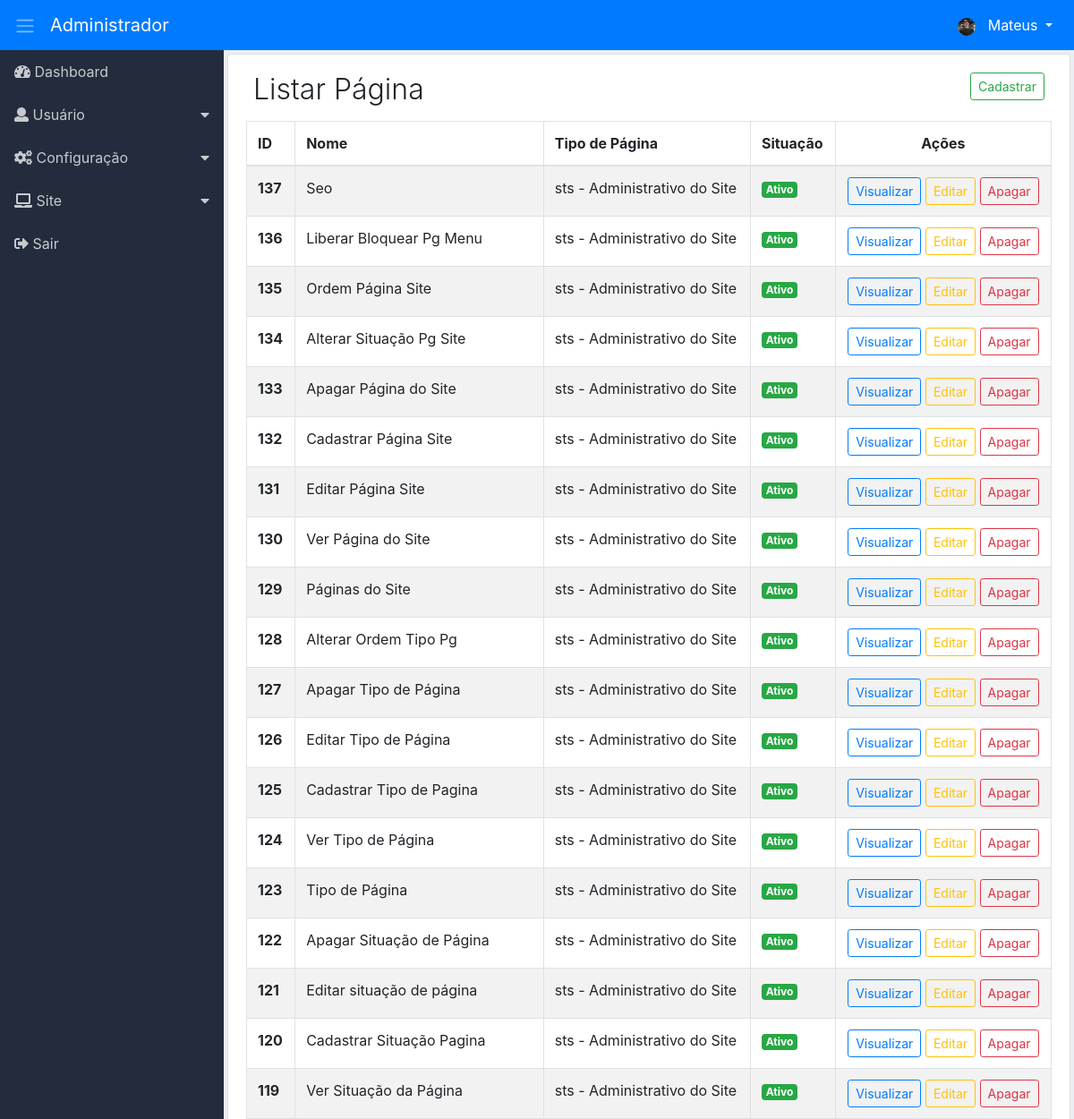
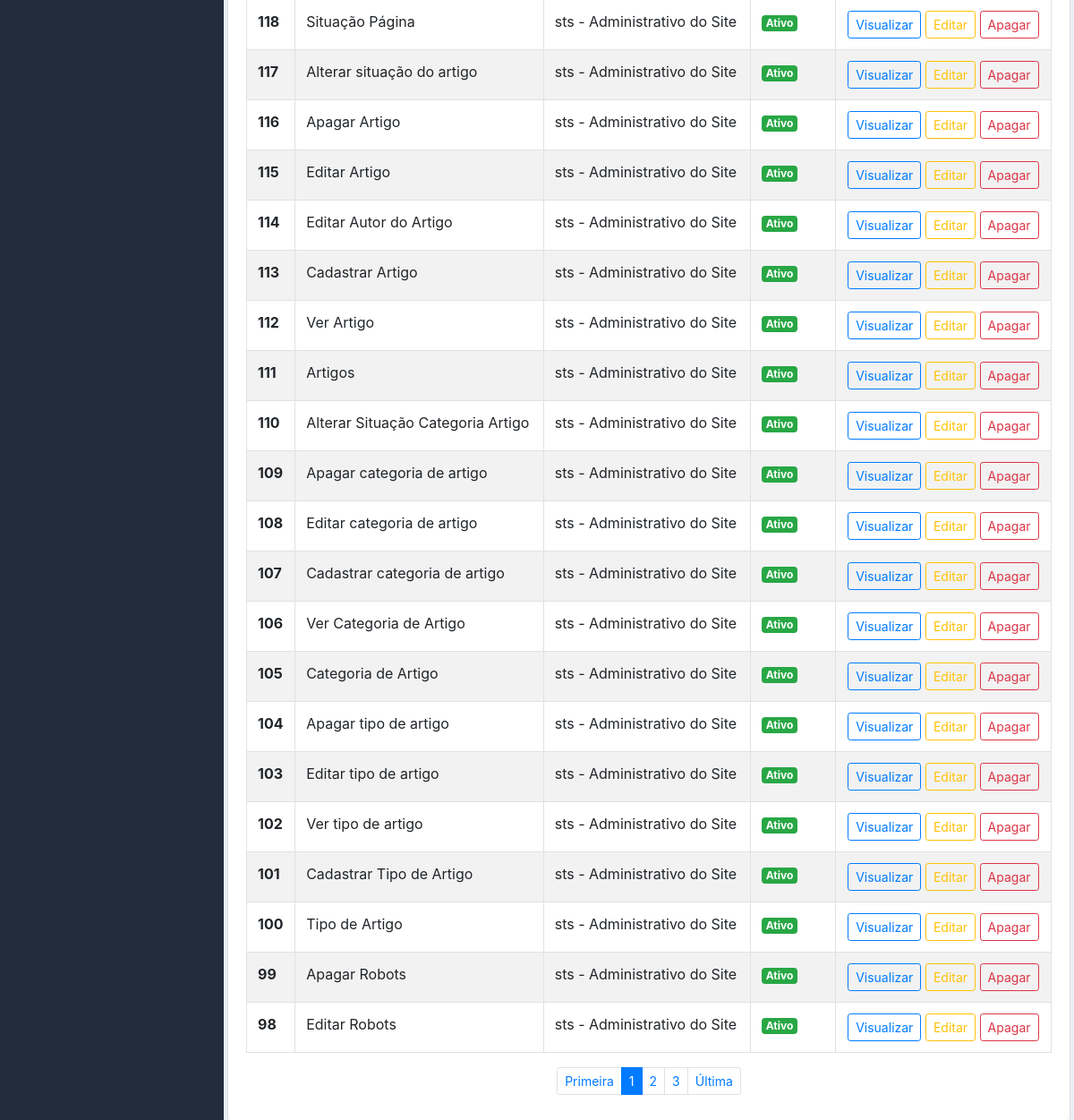
/adm/pagina/listar (signed in), run on the app's committed database (2 pictures, top to bottom).
### tables this page shows
CREATE TABLE `adms_nivacs_pgs` (
  `id` int(11) NOT NULL,
  `permissao` int(11) NOT NULL,
  `ordem` int(11) NOT NULL,
  `dropdown` int(11) NOT NULL DEFAULT 2,
  `lib_menu` int(11) NOT NULL DEFAULT 2,
  `adms_menu_id` int(11) NOT NULL DEFAULT 4,
  `adms_niveis_acesso_id` int(11) NOT NULL,
  `adms_pagina_id` int(11) NOT NULL,
  `created` datetime NOT NULL,
  `modified` datetime DEFAULT NULL
);

CREATE TABLE `adms_menus` (
  `id` int(11) NOT NULL,
  `nome` varchar(220) NOT NULL,
  `icone` varchar(40) NOT NULL,
  `ordem` int(11) NOT NULL,
  `adms_sit_id` int(11) NOT NULL,
  `created` datetime NOT NULL,
  `modified` datetime DEFAULT NULL
);

CREATE TABLE `adms_paginas` (
  `id` int(11) NOT NULL,
  `controller` varchar(220) NOT NULL,
  `metodo` varchar(220) NOT NULL,
  `menu_controller` varchar(220) NOT NULL,
  `menu_metodo` varchar(220) NOT NULL,
  `nome_pagina` varchar(220) NOT NULL,
  `obs` text NOT NULL,
  `lib_pub` int(11) NOT NULL DEFAULT 2,
  `icone` varchar(40) DEFAULT NULL,
  `adms_grps_pg_id` int(11) NOT NULL,
  `adms_tps_pg_id` int(11) NOT NULL,
  `adms_sits_pg_id` int(11) NOT NULL,
  `created` datetime NOT NULL,
  `modified` datetime DEFAULT NULL
);

CREATE TABLE `adms_tps_pgs` (
  `id` int(11) NOT NULL,
  `tipo` varchar(40) NOT NULL,
  `nome` varchar(120) NOT NULL,
  `obs` text NOT NULL,
  `ordem` int(11) NOT NULL,
  `created` datetime NOT NULL,
  `modified` datetime DEFAULT NULL
);

CREATE TABLE `adms_sits_pgs` (
  `id` int(11) NOT NULL,
  `nome` varchar(50) NOT NULL,
  `cor` varchar(50) NOT NULL,
  `created` datetime NOT NULL,
  `modified` datetime DEFAULT NULL
);

### adm/app/adms/Controllers/Pagina.php (called while the page is built, shortened)
<?php
class Pagina
{
    private $Dados;
    public function listar($PageId = null)
    {
        $this->PageId = (int) $PageId ? $PageId : 1;
        $botao = ['cad_pagina' => ['menu_controller' => 'cadastrar-pagina', 'menu_metodo' => 'cad-pagina'],
            'vis_pagina' => ['menu_controller' => 'ver-pagina', 'menu_metodo' => 'ver-pagina'],
            'edit_pagina' => ['menu_controller' => 'editar-pagina', 'menu_metodo' => 'edit-pagina'],
            'del_pagina' => ['menu_controller' => 'apagar-pagina', 'menu_metodo' => 'apagar-pagina']];
        $listarBotao = new \App\adms\Models\AdmsBotao();
        $this->Dados['botao'] = $listarBotao->valBotao($botao);
        $listarMenu = new \App\adms\Models\AdmsMenu();
        $this->Dados['menu'] = $listarMenu->itemMenu();
        $listarPagina = new \App\adms\Models\AdmsListarPagina();
        $this->Dados['listPagina'] = $listarPagina->listarPagina($this->PageId);
        $this->Dados['paginacao'] = $listarPagina->getResultadoPg();
        $carregarView = new \Core\ConfigView("adms/Views/pagina/listarPagina", $this->Dados);
        $carregarView->renderizar();
    }
}

### adm/app/adms/Models/helper/AdmsRead.php (called while the page is built, shortened)
<?php
class AdmsRead extends AdmsConn
{
    private $Select;
    private $Values;
    private $Resultado;
    private $Query;
    function getResultado()
    {
        return $this->Resultado;
    }
    public function fullRead($Query, $ParseString = null)
    {
        $this->Select = (string) $Query;
        if (!empty($ParseString)) {
            parse_str($ParseString, $this->Values);
        }
        $this->exeInstrucao();
    }
    private function exeInstrucao()
    {
        $this->conexao();
        try {
            $this->getIntrucao();
            $this->Query->execute();
            $this->Resultado = $this->Query->fetchAll();
        } catch (Exception $ex) {
            $this->Resultado = null;
        }
    }
    private function conexao()
    {
        $this->Conn = parent::getConn();
        $this->Query = $this->Conn->prepare($this->Select);
        $this->Query->setFetchMode(PDO::FETCH_ASSOC);
    }
    private function getIntrucao()
    {
        if ($this->Values) {
            foreach ($this->Values as $Link => $Valor) {
                if ($Link == 'limit' || $Link == 'offset') {
                    $Valor = (int) $Valor;
                }
                $this->Query->bindValue(":{$Link}", $Valor, (is_int($Valor) ? PDO::PARAM_INT : PDO::PARAM_STR));
            }
        }
    }
}

### adm/app/adms/Models/helper/AdmsConn.php (called while the page is built, shortened)
<?php
class AdmsConn
{
    public static $Host = HOST;
    public static $User = USER;
    public static $Pass = PASS;
    public static $Dbname = DBNAME;
    private static $Connect = null;
    private static function conectar()
    {
        try {
            if(self::$Connect == null){
                self::$Connect = new PDO('mysql:host=' . self::$Host . ';dbname=' . self::$Dbname, self::$User, self::$Pass);
            }
        } catch (Exception $exc) {
            echo 'mensagem: ' . $exc->getMessage();
            die;
        }
        return self::$Connect;
    }
    public function getConn()
    {
        return self::conectar();
    }
}

### adm/app/adms/Models/AdmsMenu.php (called while the page is built, shortened)
<?php
class AdmsMenu
{
    public function itemMenu()
    {
        $listItemMenu = new \App\adms\Models\helper\AdmsRead();
        $listItemMenu->fullRead("SELECT nivpg.dropdown,
                men.id id_men, men.nome nome_men, men.icone icone_men,
                pg.id id_pg, pg.menu_controller, pg.menu_metodo, pg.nome_pagina, pg.icone icone_pg
                FROM adms_nivacs_pgs nivpg
                INNER JOIN adms_menus men ON men.id=nivpg.adms_menu_id
                INNER JOIN adms_paginas pg ON pg.id=nivpg.adms_pagina_id
                WHERE nivpg.adms_niveis_acesso_id =:adms_niveis_acesso_id
                AND nivpg.permissao =:permissao
                AND nivpg.lib_menu =:lib_menu
                ORDER BY men.ordem, nivpg.ordem ASC", "adms_niveis_acesso_id=".$_SESSION['adms_niveis_acesso_id']."&permissao=1&lib_menu=1");
        $this->Resultado = $listItemMenu->getResultado();
        return $this->Resultado;
    }
}

### adm/app/adms/Models/AdmsListarPagina.php (called while the page is built, shortened)
<?php
class AdmsListarPagina
{
    private $LimiteResultado = 40;
    public function listarPagina($PageId = null)
    {
        $this->PageId = (int) $PageId;
        $paginacao = new \App\adms\Models\helper\AdmsPaginacao(URLADM . 'pagina/listar');
        $paginacao->condicao($this->PageId, $this->LimiteResultado);
        $paginacao->paginacao("SELECT COUNT(id) AS num_result
                FROM adms_paginas");
        $listarUsuario = new \App\adms\Models\helper\AdmsRead();
        $listarUsuario->fullRead("SELECT pg.id, pg.nome_pagina,
                tpg.tipo tipo_tpg, tpg.nome nome_tpg,
                sit.nome nome_sit, sit.cor cor_sit
                FROM adms_paginas pg
                INNER JOIN adms_tps_pgs tpg ON tpg.id=pg.adms_tps_pg_id
                INNER JOIN adms_sits_pgs sit ON sit.id=pg.adms_sits_pg_id
                ORDER BY id DESC LIMIT :limit OFFSET :offset", "limit={$this->LimiteResultado}&offset={$paginacao->getOffset()}");
        $this->Resultado = $listarUsuario->getResultado();
        return $this->Resultado;
    }
}

### adm/app/adms/Views/pagina/listarPagina.php (the view, shortened to what this page needs)
<div class="content p-1">
    <div class="list-group-item">
        <div class="d-flex">
            <div class="mr-auto p-2">
                <h2 class="display-4 titulo">Listar Página</h2>
            </div>
            <?php
            if ($this->Dados['botao']['cad_pagina']) {
                ?>
                <a href="<?php echo URLADM . 'cadastrar-pagina/cad-pagina'; ?>">
                    <div class="p-2">
                        <button class="btn btn-outline-success btn-sm">
                            Cadastrar
                        </button>
                    </div>
                </a>
                <?php
            }
            ?>
        </div>
        <div class="table-responsive">
            <table class="table table-striped table-hover table-bordered">
                <thead>
                    <tr>
                        <th>ID</th>
                        <th>Nome</th>
                        <th class="d-none d-sm-table-cell">Tipo de Página</th>
                        <th class="d-none d-sm-table-cell">Situação</th>
                        <th class="text-center">Ações</th>
                    </tr>
                </thead>
                <tbody>
                    <?php
                    foreach ($this->Dados['listPagina'] as $pagina) {
                        extract($pagina);
                        ?>
                        <tr>
                            <th><?php echo $id; ?></th>
                            <td><?php echo $nome_pagina; ?></td>
                            <td class="d-none d-sm-table-cell"><?php echo $tipo_tpg . " - " . $nome_tpg; ?></td>
                            <td class="d-none d-sm-table-cell">
                                <span class="badge badge-<?php echo $cor_sit; ?>"><?php echo $nome_sit; ?></span>
                            </td>
                            <td class="text-center">
                                <span class="d-none d-md-block">
                                    <?php
                                    if ($this->Dados['botao']['vis_pagina']) {
                                        echo "<a href='" . URLADM . "ver-pagina/ver-pagina/$id' class='btn btn-outline-primary btn-sm'>Visualizar</a> ";
                                    }
                                    if ($this->Dados['botao']['edit_pagina']) {
                                        echo "<a href='" . URLADM . "editar-pagina/edit-pagina/$id' class='btn btn-outline-warning btn-sm'>Editar</a> ";
                                    }
                                    if ($this->Dados['botao']['del_pagina']) {
                                        echo "<a href='" . URLADM . "apagar-pagina/apagar-pagina/$id' class='btn btn-outline-danger btn-sm' data-confirm='Tem certeza de que deseja excluir o item selecionado?'>Apagar</a> ";
                                    }
                                    ?>
                                </span>
                            </td>
                        </tr>
                        <?php
                    }
                    ?>
                </tbody>
            </table>
            <?php
            echo $this->Dados['paginacao'];
            ?>
        </div>
    </div>
</div>

### adm/app/adms/Views/include/sidebar.php (shortened to what this page needs)
<div class="d-flex">
    <nav class="sidebar">
        <ul class="list-unstyled">
            <?php
            $cont_drop = 0;
            $cont_drop_fech = 0;
            foreach ($this->Dados['menu'] as $menu) {
                extract($menu);
                if ($dropdown == 1) {
                    if ($cont_drop != $id_men) {
                        if (($cont_drop_fech == 1) AND ( $cont_drop != 0)) {
                            echo "</li>";
                            $cont_drop_fech = 0;
                        }
                        echo "<li>";
                        echo "<a href='#submenu" . $id_men . "' data-toggle='collapse'>";
                        echo "<i class='" . $icone_men . "'></i> " . $nome_men;
                        echo "</a>";
                        $cont_drop = $id_men;
                    }
                    $cont_drop_fech = 1;
                } else {
                    if ($cont_drop_fech == 1) {
                        echo "</li>";
                        $cont_drop_fech = 0;
                    }
                    echo "<li><a href='" . URLADM . $menu_controller . "/" . $menu_metodo . "'><i class='" . $icone_men . "'></i> " . $nome_men . "</a></li>";
                }
            }
            ?>
        </ul>
    </nav>

### adm/assets/css/dashboard.css (style rules this page uses)
body { background-color: #eaeef3; }
.sidebar { background-color: #222c3c; min-width: 250px; max-width: 250px; min-height: calc(100vh - 56px); transition: all 0.3s; }
.sidebar ul li a { display: block; padding: 0.75rem 1rem; color: #c7cace; text-decoration: none; }
.sidebar [data-toggle="collapse"] { position: relative; }
.sidebar [data-toggle="collapse"]:before { content: "\f0d7"; font-family: "Font Awesome 5 Free"; font-weight: 900; position: absolute; right: 1rem; }
.content { width: 100%; }
.titulo { font-size: 2.0rem !important; }

### data on the page
adms_nivacs_pgs: adms_menu.nome "Dashboard"
adms_nivacs_pgs: adms_menu.nome "Usuário"
adms_nivacs_pgs: adms_menu.nome "Configuração"
adms_nivacs_pgs: adms_menu.nome "Site"
adms_nivacs_pgs: adms_menu.nome "Sair"
adms_paginas: id "137", nome_pagina "Seo", adms_tps_pg.tipo "sts", adms_tps_pg.nome "Administrativo do Site", adms_sits_pg.nome "Ativo"
adms_paginas: id "136", nome_pagina "Liberar Bloquear Pg Menu", adms_tps_pg.tipo "sts", adms_tps_pg.nome "Administrativo do Site", adms_sits_pg.nome "Ativo"
adms_paginas: id "135", nome_pagina "Ordem Página Site", adms_tps_pg.tipo "sts", adms_tps_pg.nome "Administrativo do Site", adms_sits_pg.nome "Ativo"
adms_paginas: id "134", nome_pagina "Alterar Situação Pg Site", adms_tps_pg.tipo "sts", adms_tps_pg.nome "Administrativo do Site", adms_sits_pg.nome "Ativo"
adms_paginas: id "133", nome_pagina "Apagar Página do Site", adms_tps_pg.tipo "sts", adms_tps_pg.nome "Administrativo do Site", adms_sits_pg.nome "Ativo"
adms_paginas: id "132", nome_pagina "Cadastrar Página Site", adms_tps_pg.tipo "sts", adms_tps_pg.nome "Administrativo do Site", adms_sits_pg.nome "Ativo"
adms_paginas: id "131", nome_pagina "Editar Página Site", adms_tps_pg.tipo "sts", adms_tps_pg.nome "Administrativo do Site", adms_sits_pg.nome "Ativo"
adms_paginas: id "130", nome_pagina "Ver Página do Site", adms_tps_pg.tipo "sts", adms_tps_pg.nome "Administrativo do Site", adms_sits_pg.nome "Ativo"
adms_paginas: id "129", nome_pagina "Páginas do Site", adms_tps_pg.tipo "sts", adms_tps_pg.nome "Administrativo do Site", adms_sits_pg.nome "Ativo"
adms_paginas: id "128", nome_pagina "Alterar Ordem Tipo Pg", adms_tps_pg.tipo "sts", adms_tps_pg.nome "Administrativo do Site", adms_sits_pg.nome "Ativo"
adms_paginas: id "127", nome_pagina "Apagar Tipo de Página", adms_tps_pg.tipo "sts", adms_tps_pg.nome "Administrativo do Site", adms_sits_pg.nome "Ativo"
adms_paginas: id "126", nome_pagina "Editar Tipo de Página", adms_tps_pg.tipo "sts", adms_tps_pg.nome "Administrativo do Site", adms_sits_pg.nome "Ativo"
adms_paginas: id "125", nome_pagina "Cadastrar Tipo de Pagina", adms_tps_pg.tipo "sts", adms_tps_pg.nome "Administrativo do Site", adms_sits_pg.nome "Ativo"
adms_paginas: id "124", nome_pagina "Ver Tipo de Página", adms_tps_pg.tipo "sts", adms_tps_pg.nome "Administrativo do Site", adms_sits_pg.nome "Ativo"
adms_paginas: id "123", nome_pagina "Tipo de Página", adms_tps_pg.tipo "sts", adms_tps_pg.nome "Administrativo do Site", adms_sits_pg.nome "Ativo"
adms_paginas: id "122", nome_pagina "Apagar Situação de Página", adms_tps_pg.tipo "sts", adms_tps_pg.nome "Administrativo do Site", adms_sits_pg.nome "Ativo"
adms_paginas: id "121", nome_pagina "Editar situação de página", adms_tps_pg.tipo "sts", adms_tps_pg.nome "Administrativo do Site", adms_sits_pg.nome "Ativo"
adms_paginas: id "120", nome_pagina "Cadastrar Situação Pagina", adms_tps_pg.tipo "sts", adms_tps_pg.nome "Administrativo do Site", adms_sits_pg.nome "Ativo"
adms_paginas: id "119", nome_pagina "Ver Situação da Página", adms_tps_pg.tipo "sts", adms_tps_pg.nome "Administrativo do Site", adms_sits_pg.nome "Ativo"
adms_paginas: id "118", nome_pagina "Situação Página", adms_tps_pg.tipo "sts", adms_tps_pg.nome "Administrativo do Site", adms_sits_pg.nome "Ativo"
adms_paginas: id "117", nome_pagina "Alterar situação do artigo", adms_tps_pg.tipo "sts", adms_tps_pg.nome "Administrativo do Site", adms_sits_pg.nome "Ativo"
adms_paginas: id "116", nome_pagina "Apagar Artigo", adms_tps_pg.tipo "sts", adms_tps_pg.nome "Administrativo do Site", adms_sits_pg.nome "Ativo"
adms_paginas: id "115", nome_pagina "Editar Artigo", adms_tps_pg.tipo "sts", adms_tps_pg.nome "Administrativo do Site", adms_sits_pg.nome "Ativo"
adms_paginas: id "114", nome_pagina "Editar Autor do Artigo", adms_tps_pg.tipo "sts", adms_tps_pg.nome "Administrativo do Site", adms_sits_pg.nome "Ativo"
adms_paginas: id "113", nome_pagina "Cadastrar Artigo", adms_tps_pg.tipo "sts", adms_tps_pg.nome "Administrativo do Site", adms_sits_pg.nome "Ativo"
adms_paginas: id "112", nome_pagina "Ver Artigo", adms_tps_pg.tipo "sts", adms_tps_pg.nome "Administrativo do Site", adms_sits_pg.nome "Ativo"
adms_paginas: id "111", nome_pagina "Artigos", adms_tps_pg.tipo "sts", adms_tps_pg.nome "Administrativo do Site", adms_sits_pg.nome "Ativo"
adms_paginas: id "110", nome_pagina "Alterar Situação Categoria Artigo", adms_tps_pg.tipo "sts", adms_tps_pg.nome "Administrativo do Site", adms_sits_pg.nome "Ativo"
adms_paginas: id "109", nome_pagina "Apagar categoria de artigo", adms_tps_pg.tipo "sts", adms_tps_pg.nome "Administrativo do Site", adms_sits_pg.nome "Ativo"
adms_paginas: id "108", nome_pagina "Editar categoria de artigo", adms_tps_pg.tipo "sts", adms_tps_pg.nome "Administrativo do Site", adms_sits_pg.nome "Ativo"
adms_paginas: id "107", nome_pagina "Cadastrar categoria de artigo", adms_tps_pg.tipo "sts", adms_tps_pg.nome "Administrativo do Site", adms_sits_pg.nome "Ativo"
adms_paginas: id "106", nome_pagina "Ver Categoria de Artigo", adms_tps_pg.tipo "sts", adms_tps_pg.nome "Administrativo do Site", adms_sits_pg.nome "Ativo"
adms_paginas: id "105", nome_pagina "Categoria de Artigo", adms_tps_pg.tipo "sts", adms_tps_pg.nome "Administrativo do Site", adms_sits_pg.nome "Ativo"
adms_paginas: id "104", nome_pagina "Apagar tipo de artigo", adms_tps_pg.tipo "sts", adms_tps_pg.nome "Administrativo do Site", adms_sits_pg.nome "Ativo"
adms_paginas: id "103", nome_pagina "Editar tipo de artigo", adms_tps_pg.tipo "sts", adms_tps_pg.nome "Administrativo do Site", adms_sits_pg.nome "Ativo"
adms_paginas: id "102", nome_pagina "Ver tipo de artigo", adms_tps_pg.tipo "sts", adms_tps_pg.nome "Administrativo do Site", adms_sits_pg.nome "Ativo"
adms_paginas: id "101", nome_pagina "Cadastrar Tipo de Artigo", adms_tps_pg.tipo "sts", adms_tps_pg.nome "Administrativo do Site", adms_sits_pg.nome "Ativo"
adms_paginas: id "100", nome_pagina "Tipo de Artigo", adms_tps_pg.tipo "sts", adms_tps_pg.nome "Administrativo do Site", adms_sits_pg.nome "Ativo"
adms_paginas: id "99", nome_pagina "Apagar Robots", adms_tps_pg.tipo "sts", adms_tps_pg.nome "Administrativo do Site", adms_sits_pg.nome "Ativo"
adms_paginas: id "98", nome_pagina "Editar Robots", adms_tps_pg.tipo "sts", adms_tps_pg.nome "Administrativo do Site", adms_sits_pg.nome "Ativo"

### other printed values
$prim_nome "Mateus"
$this->Pagina "1"
